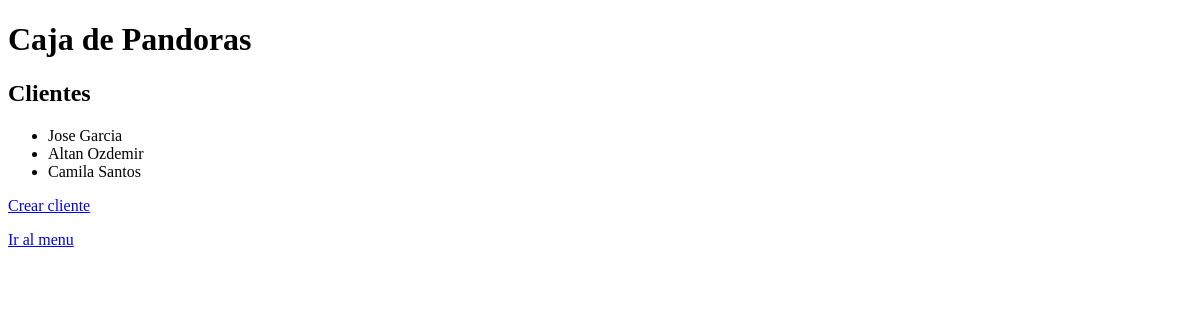
Before: /cliente/ with the older database file.
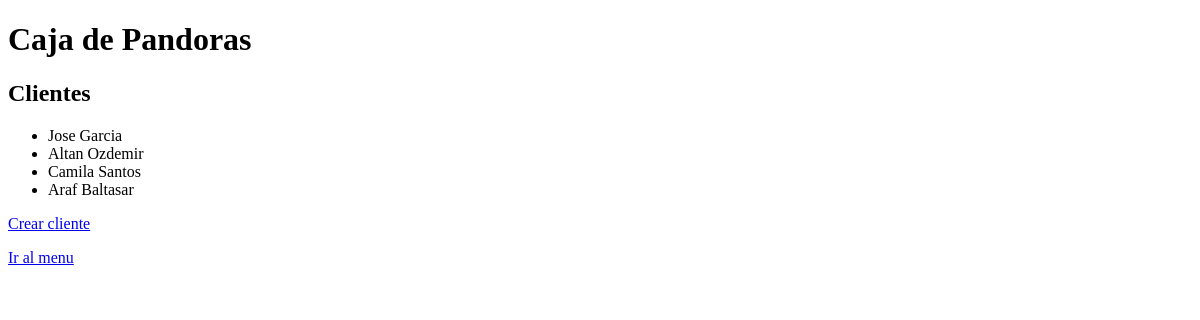
After: the same page with the newer database file.
### cliente/models.py (models this page shows, shortened)
class Cliente(models.Model):
    nombre = models.CharField(max_length=100)
    apellido = models.CharField(max_length=100)
    nacimiento = models.DateField(null=True)
    pais_origen_id = models.ForeignKey(Pais,on_delete=models.SET_NULL,null=True,blank=True)

### cliente/views.py (the view)
# urls.py: path('', views.index, name = "index"),
def index(request):
    clientes = models.Cliente.objects.all()
    return render(request, "cliente/index.html",{"clientes":clientes})

### cliente/templates/cliente/index.html
{% extends 'home/base.html' %}
{% block <title></title> %}
    <h2>Clientes</h2>
{% endblock <title></title> %}
{% block content %}
    <ul>
    {% for cliente in clientes %}
            <li>{{cliente.nombre}} {{cliente.apellido}}</li>
    {% endfor %}
    </ul>
    <p><a href="{% url "cliente:crear" %}">Crear cliente</a></p>
    <p><a href="{% url "home:index" %}">Ir al menu</a></p>
{% endblock content %}

### home/templates/home/base.html (shortened to what this page needs)
<!DOCTYPE html>
<html lang="es">
<head>
</head>
<body>
    <h1>Caja de Pandoras</h1>
    {% block <title></title> %}
    {% endblock <title></title> %}
    {% block content %}
    {% endblock content %}
</body>
</html>

Changed rows visible on the page:
added Cliente: nombre "Araf", apellido "Baltasar"
